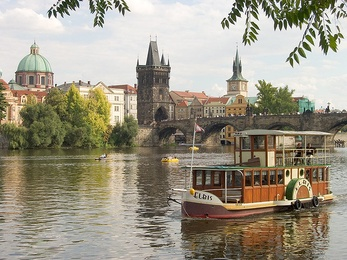
%> input picture SeamCarvingReduce/inputSeamCarvingPrague.jpg, 347 x 260 px, shrunk from 640 x 480 before the run
$ octave seam_carving_reduce_height.m   (GNU Octave 9; MATLAB toolbox functions it lacks are replaced by stand-ins)
%> lines starting %> are read from the running program, lines starting %| are printed output that depends on the picture
%> the answer given: 1
%> further down, img is the input picture: size 260x347x3 uint8; mean R, G, B 156.5, 149.6, 132.7
### SeamCarvingReduce/energy_image.m
function  eMatrix  = energy_image( im )
% Input: im is MxNx3 matrix type uint8
% Output: im is 2D matrix datatype double
% Use x and y gradients (sqrtdx^2+dy^2))

    img = im2double(im);
%> img: size 260x347x3 double

    grayImg = rgb2gray(img);

    [dX dY] = gradient(grayImg);
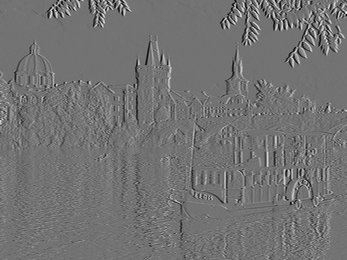
%> dX: size 260x347 double; min -0.459, max 0.558, mean 0.00052; drawn with min black and max white
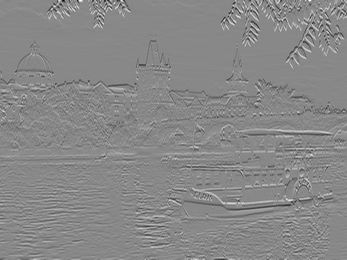
%> dY: size 260x347 double; min -0.713, max 0.619, mean -0.000532; drawn with min black and max white

    xGradient = abs(dX);

    yGradient = abs(dY);

    eMatrix = sqrt(xGradient.^2 + yGradient.^2);
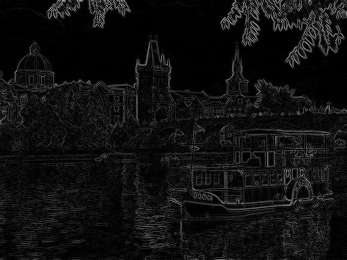
%> eMatrix: size 260x347 double; min 0, max 0.716, mean 0.0653


end

### SeamCarvingReduce/reduce_height.m
% Inputs: (a) an MxNx3 matrix im of datatype uint8
%         (b) a 2D matrix energyImage of datatype double.
%The input energyImage can be the output of the energy_image function.  The output must return 2 variables: (a) a 3D matrix reducedColorImage
%same as the input image but with its width or height reduced by one pixel; (b) a 2D matrix
%reducedEnergyImage of datatype double same as the input energyImage, but with its width or height reduced by one pixel

function [reducedColorImage reducedEnergyImage] = reduce_height(im, energyImage)

    im = imrotate(im,90)

    energyImage = imrotate(energyImage,90)

    %get vertical eMap
    verticalMap = cumulative_min_energy_map(energyImage, 'VERTICAL');
    %get optimal
    verticalSeam = find_optimal_vertical_seam(verticalMap);

    minCols = verticalSeam(:,2);

    s = size(im);

    row = s(1);

    col = s(2);

    n = s(3);

    reducedColorImage = zeros(row, (col-1), n, class(im));

    r = 1;

    while r ~= row

       if minCols(r) == 1 % case1: first col

                for i = 1:3 % store RGB

                    reducedColorImage(r,:,i) = im( r, 2:col ,i );

                end % end forloop


        elseif minCols(r) == col % case2: last col

                for i = 1:3 % shift over for RGB

                    reducedColorImage(r,:,i) = im(r, 1 :( col-1 ), i);

                end % end forloop


        else
            % Referred to Dinesh's Post https://piazza.com/class/i7nwoduhfeq4be?cid=136
            if minCols(r) > 1

               for i = 1:3

                    reducedColorImage(r,:,i) = [im(r,1:(minCols(r)-1),i) im(r,(minCols(r)+1):col,i)];

                end % end forloop

            end % end if


        end % end if

        r = r + 1; % increment

    end % end while loop

    reducedEnergyImage = imrotate(energy_image(reducedColorImage),90);

    reducedColorImage = imrotate(reducedColorImage,90)

end % end function

### SeamCarvingReduce/cumulative_min_energy_map.m
function  energyMap  = cumulative_min_energy_map( energyImage, seamDirection )
% input : energy image 2D matrix double
% output : cummulative energy map must be a 2D matrix double

    vertical = 'VERTICAL'

    horizontal = 'HORIZONTAL'

    if strcmp(seamDirection,vertical) == 1

        M = energyImage;

        s = size(M);

        rows = s(1)

        cols = s(2);

        %init energymap
        energyMap = zeros(rows,cols, class(M));

        energyMap(1,:) = M(1,:) % Case0: store first row

        %referred to https://piazza.com/class/i7nwoduhfeq4be?cid=112
        for r=2:rows

            for c=1:cols
                if (c - 1) >= 1 && (c + 1) <= cols % Case1: in-between

                     energyMap(r,c)= M(r,c)+min([energyMap(r-1,c-1),energyMap(r-1,c),energyMap(r-1,c+1)]);

                elseif (c - 1) < 1 % Case2: First col

                    energyMap(r,c)= M(r,c)+min([energyMap(r-1,c),energyMap(r-1,c+1)]);

                elseif (c + 1) > cols % Case3: last col

                    energyMap(r,c)= M(r,c)+min([energyMap(r-1,c-1),energyMap(r-1,c)]);

                end % end if

            end % end inner for

        end % end outer for

    end % end if vertical

    if strcmp(seamDirection,horizontal) == 1

        % transpose
        energyImage = energyImage'

        M = energyImage;

        s = size(M);

        rows = s(1)

        cols = s(2);

        %init energymap
        energyMap = zeros(rows,cols, class(M));

        energyMap(1,:) = M(1,:) % Case0: store first row

        %referred to https://piazza.com/class/i7nwoduhfeq4be?cid=112
        for r=2:rows

            for c=1:cols
                if (c - 1) >= 1 && (c + 1) <= cols % Case1: in-between

                     energyMap(r,c)= M(r,c)+min([energyMap(r-1,c-1),energyMap(r-1,c),energyMap(r-1,c+1)]);

                elseif (c - 1) < 1 % Case2: First col

                    energyMap(r,c)= M(r,c)+min([energyMap(r-1,c),energyMap(r-1,c+1)]);

                elseif (c + 1) > cols % Case3: last col

                    energyMap(r,c)= M(r,c)+min([energyMap(r-1,c-1),energyMap(r-1,c)]);

                end % end if

            end % end inner for

        end % end outer for

        %transpose back
        energyMap = energyMap';

    end % end if horizontal

end % end of function

### SeamCarvingReduce/find_optimal_vertical_seam.m
function [ verticalSeam ] = find_optimal_vertical_seam( cumEnMap )
% Input: 2D matrix of double from cummulative_minimum_energy_map
% Output: verticalSeam vector containing the column indices of the pixels
% which for the seam for each row

    s = size(cumEnMap);

    row = s(1);

    col = s(2);

    % initialize verticalSeam
    verticalSeam = zeros(row,2);

    % find the last col with the minimum value
    [minVal, minCol] = min(cumEnMap(row,:));

    %store starting point
    verticalSeam(row, :) = [ row minCol ]

    i = row - 1;

    % cases: first col, last col, everything in-between
    while i >= 1

        verticalSeam(i,1) = i; % store current row

        if minCol == 1 % Case 1: first column

            % check the right for min
            if cumEnMap(i, minCol) > cumEnMap(i, minCol + 1)

                verticalSeam(i, 2) = minCol + 1; % store right

                minCol = minCol + 1; % go next col

            else
                verticalSeam(i, 2) = minCol; % store current col, right not smaller

            end % endif

        elseif minCol + 1 > col % Case 2: last column

            % check the left
            if cumEnMap(i, minCol) > cumEnMap(i, minCol - 1) % if optimal

                verticalSeam(i, 2) = minCol - 1;

                minCol = minCol - 1;

            else
                verticalSeam(i, 2) = minCol; % store current instead

            end % end inner if

        else % in between

            % find lowest neighbor
            low  = min(min(cumEnMap(i,minCol), cumEnMap(i, minCol -1)),cumEnMap(i,minCol + 1));

            % if current optimal
            if cumEnMap(i, minCol) == low

                verticalSeam(i, 2) = minCol;

            % check if left optimal
            elseif cumEnMap(i, minCol - 1) == low

                verticalSeam(i,2) = minCol - 1;

                minCol = minCol - 1;


            % if right optimal
            elseif cumEnMap(i,minCol + 1) == low

                verticalSeam(i, 2) = minCol + 1;

                minCol = minCol + 1;

            end % end if

        end % end if

            i = i - 1; % decrement while

    end % end while

end % function

### SeamCarvingReduce/seam_carving_reduce_height.m
	prompt = '(1): Output prague (2): Output Mall\n'

	x = input(prompt)

	if x == 1

	img = imread('inputSeamCarvingPrague.jpg');


	eMat = energy_image(img)

	for i=1:100
	1
%> (the run ends here)
